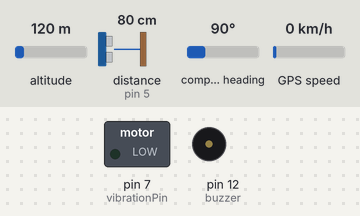
This sketch was run on a simulated Arduino Uno, built with avr-gcc and run on an emulated ATmega328P. On the bench: switched loads named in the sketch (green lamp = pin HIGH), buzzer (waves = sounding, pin HIGH). Wiring (inferred from the names in the program): ultrasonic range finder: trigger pin 6; echo pin 5. Inputs (shaded band) come from the test bench; at power-on: distance to the obstacle (sensor on pin 5) 80 cm, altitude 120 m, compass heading 90°, GPS speed 0 km/h. The echo pulse lasts 58.3 µs per cm; the GPS gets a fix after 3 s at 37.7749, -122.4194 with 8 satellites; pins used as bus, display or sensor lines are not drawn; what the sketch prints to the serial monitor is not drawn.

Above: at 1.2 s.
1.3 s: distance to the obstacle (sensor on pin 5) set to 29 cm
2.8 s: distance to the obstacle (sensor on pin 5) set to 23 cm
At 3.4 s:
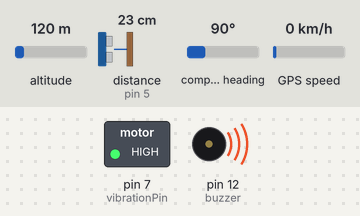
4.3 s: distance to the obstacle (sensor on pin 5) set to 35 cm
At 5.5 s:
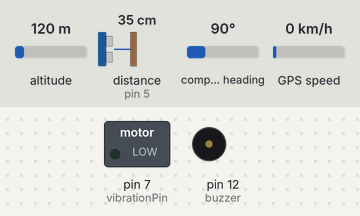
5.8 s: distance to the obstacle (sensor on pin 5) set to 2 cm
At 6.9 s:
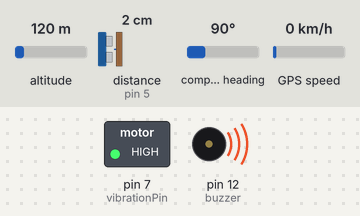
Timing chart, 0 to 8.3 s (numbered marks = the images above; inputs shaded):
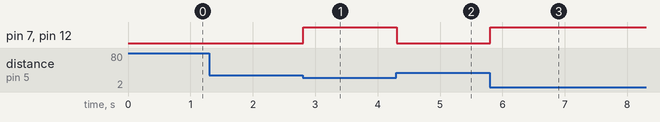

Measured:
- the behaviour switches between 27 and 26 cm on distance to the obstacle (sensor on pin 5) (found by bisection; images 0 and 1)
- after the input at 2.8 s, pin 7 (vibrationPin), pin 12 (buzzer): LOW → HIGH at once
- after the input at 4.3 s, pin 7 (vibrationPin), pin 12 (buzzer): HIGH → LOW at once
- after the input at 5.8 s, pin 7 (vibrationPin), pin 12 (buzzer): LOW → HIGH at once

The sketch:

smart_shoe.ino
```cpp
//Main Code of IoT PBL
//COde Of Smart shoes using buzzer,vibrztion motor and Gps Module

#include <TinyGPS++.h>
#include <SoftwareSerial.h>
static const int RXPin =4, TXPin = 3;
static const uint32_t GPSBaud = 9600;
// The TinyGPS++ object
TinyGPSPlus gps;
// The serial connection to the GPS device
SoftwareSerial ss(RXPin, TXPin);
// For stats that happen every 5 seconds
unsigned long last = 0UL;
// defines pins numbers
int trigPin = 6;
int echoPin = 5;
int buzzer = 12;
int vibrationPin = 7;
long a;

// defines variables
float duration;
int distance;
int safetyDistance;
void setup() {
 Serial.begin(115200);
 ss.begin(GPSBaud);
 pinMode(trigPin, OUTPUT); // Sets the trigPin as an Output
 pinMode(echoPin, INPUT); // Sets the echoPin as an Input
 pinMode(buzzer, OUTPUT);
 pinMode(vibrationPin, OUTPUT);
  // put your setup code here, to run once:

}

void loop() {
  // put your main code here, to run repeatedly:
    while (ss.available() > 0)
     gps.encode(ss.read());
   Serial.print(F("  Lat="));
   Serial.print(gps.location.lat(), 6);
   Serial.print(F(" Long="));
   Serial.println(gps.location.lng(), 6);
    if (gps.charsProcessed() < 10)
     {Serial.println(F("WARNING: No GPS data.  Check wiring."));
   last = millis();
   Serial.println();
     }
   // Clears the trigPin
digitalWrite(trigPin, LOW);
delayMicroseconds(2);

// Sets the trigPin on HIGH state for 10 micro seconds
digitalWrite(trigPin, HIGH);
//delayMicroseconds(10);
digitalWrite(trigPin, LOW);

// Reads the echoPin, returns the sound wave travel time in microseconds
duration = pulseIn(echoPin, HIGH);
   distance= duration*0.034/2;

safetyDistance = distance;
if (safetyDistance <=25){
  digitalWrite(buzzer, HIGH);
  digitalWrite(vibrationPin, HIGH);
}
else{
  digitalWrite(buzzer, LOW);
  digitalWrite(vibrationPin, LOW);
}
Serial.print("Distance: ");
Serial.println(distance);
}
```
